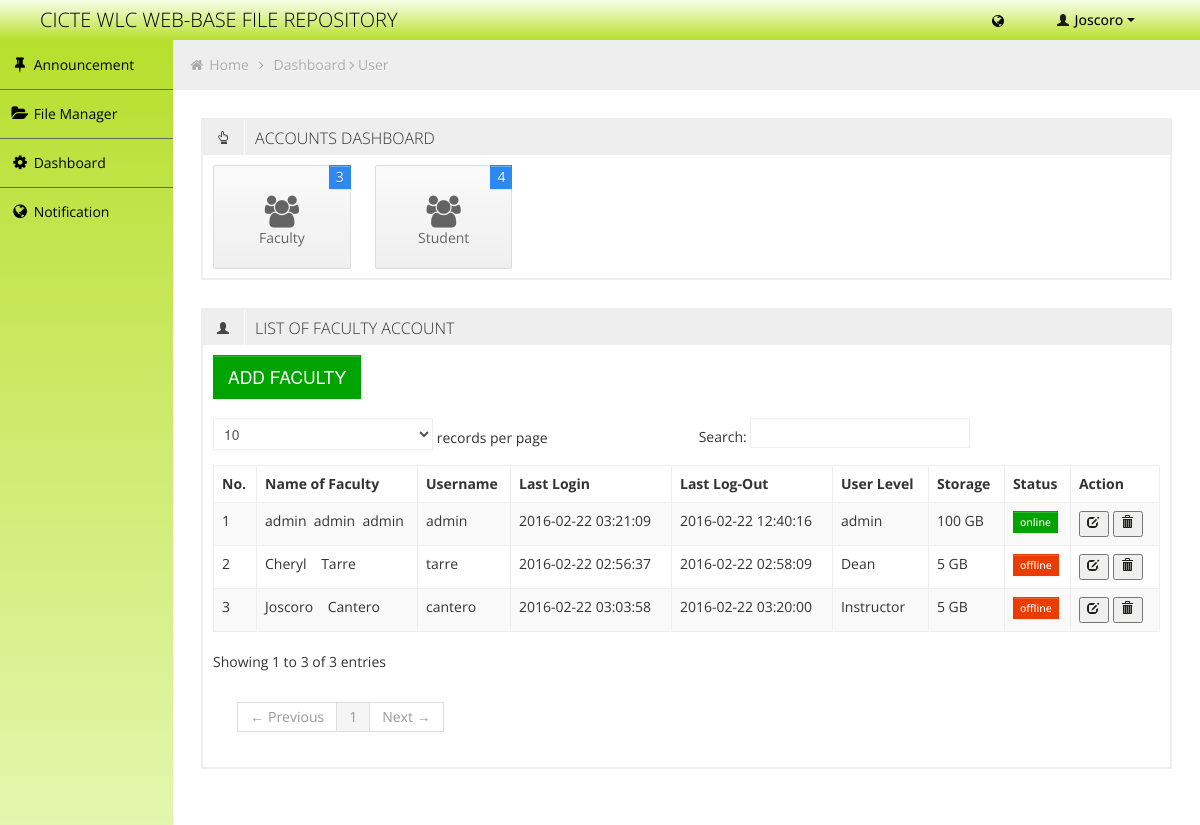
/user.php?faculty=true (signed in), run on the app's committed database.
### tables this page shows
CREATE TABLE `fr_staff` (
  `id` int(11) NOT NULL auto_increment,
  `user_id` int(11) NOT NULL,
  `FirstN` varchar(50) NOT NULL,
  `LastN` varchar(50) NOT NULL,
  `midN` varchar(50) NOT NULL,
  `size_limit` int(11) NOT NULL,
  PRIMARY KEY  (`id`)
);

CREATE TABLE `fr_path` (
  `id` int(11) NOT NULL auto_increment,
  `url` varchar(30000) NOT NULL,
  `user_id` int(11) NOT NULL,
  PRIMARY KEY  (`id`)
);

CREATE TABLE `fr_user` (
  `id` int(11) NOT NULL auto_increment,
  `username` varchar(50) NOT NULL,
  `password` varchar(50) NOT NULL,
  `UserLvl` int(11) NOT NULL,
  `status` enum('online','pending','offline') NOT NULL default 'pending',
  `last_login_date` datetime NOT NULL,
  `last_logout_date` datetime NOT NULL,
  `activate` int(11) NOT NULL default '1',
  PRIMARY KEY  (`id`)
);

CREATE TABLE `position` (
  `ID` int(11) NOT NULL auto_increment,
  `Position` varchar(50) NOT NULL,
  `UserLvl` int(11) NOT NULL,
  PRIMARY KEY  (`ID`)
);

### user.php (the view, shortened to what this page needs)
<!DOCTYPE html>
<html lang="en">
<head>
	<link id="bootstrap-style" href="css/bootstrap.min.css" rel="stylesheet">
	<link href="css/bootstrap-responsive.min.css" rel="stylesheet">
	<link id="base-style" href="css/style.css" rel="stylesheet">
	<link id="base-style-responsive" href="css/style-responsive.css" rel="stylesheet">
</head>
<body>
	<?php include('php/header.php'); ?>
	<div class="container-fluid-full">
		<div class="row-fluid">
			<?php include('php/menu.php'); ?>
			<div id="content" class="span10">
				<ul class="breadcrumb">
					<li>
						<i class="icon-home"></i>
						<a href="index.php">Home</a>
						<i class="icon-angle-right"></i>
					</li>
					<li><a href="dashboard.php">Dashboard</a></li>
					<i class="icon-angle-right"></i>
					<li><a href="">User</a></li>
				</ul>
				<div class="row-fluid">
					<div class="box defualt span12">
						<div class="box-header">
							<h2><i class="halflings-icon hand-top"></i><span class="break"></span>ACCOUNTS DASHBOARD</h2>
						</div>
						<div class="box-content">
							<a href="user.php?faculty=true" class="quick-button span2">
								<i class="icon-group"></i>
								<p>Faculty</p>
								<?php
									$result = mysql_query("SELECT * FROM fr_staff");
								?>
								<span class="notification blue"><?php echo mysql_num_rows($result); ?></span>
							</a>
							<a href="user.php?student=true" class="quick-button span2">
								<i class="icon-group"></i>
								<p>Student</p>
								<?php
									$result = mysql_query("SELECT * FROM fr_stud");
								?>
								<span class="notification blue"><?php echo mysql_num_rows($result); ?></span>
							</a>
							<div class="clearfix"></div>
						</div>
					</div>
				</div>
				<div class="row-fluid sortable">
				<div class="box span12">
					<?php
						if(isset($_GET['faculty']))
						{
					?>
							<div class="box-header" data-original-title>
						<h2><i class="halflings-icon user"></i><span class="break"></span>LIST OF FACULTY ACCOUNT</h2>
					</div>
					<div class="box-content buttons">
						<a href="user.php?user=faculty"> <button class="btn btn-large btn-success">ADD FACULTY</button> </a>
					</div>
					<div class="box-content">
						<table class="table table-striped table-bordered bootstrap-datatable datatable">
						  <thead>
							  <tr>
							  	  <th>No.</th>
								  <th>Name of Faculty</th>
								  <th>Username</th>
								  <th>Last Login</th>
								  <th>Last Log-Out</th>
								  <th>User Level</th>
								  <th>Storage</th>
								  <th>Status</th>
								  <th>Action</th>
							  </tr>
						  </thead>
						  <tbody>
						  	<?php
						  			if($_SESSION['Ulvl'] >= 3)
									{
										$result = mysql_query("SELECT fr_user.*,position.Position,fr_staff.FirstN,fr_staff.LastN,fr_staff.midN,fr_staff.size_limit FROM fr_user,position,fr_staff WHERE fr_user.UserLvl > 1 AND fr_user.UserLvl = position.UserLvl AND fr_user.id = fr_staff.user_id ") or die ("Admin :". mysql_error());
									}
								 	if(mysql_num_rows($result) > 0)
								 	{
								 		while ($row = mysql_fetch_array($result))
								 		{
								 		$Count++;
								 ?>
								 		<tr>
											<td><?php echo $Count; ?></td>
											<td><?php echo $row['FirstN'].' &nbsp'.$row['midN'].' &nbsp'.$row['LastN'] ; ?></td>
											<td><?php echo $row['username']; ?></td>
											<td><?php echo $row['last_login_date']; ?></td>
											<td><?php echo $row['last_logout_date']; ?></td>
											<td><?php echo $row['Position']; ?></td>
											<td><?php echo $row['size_limit']; ?> GB</td>
											<td><?php echo $row['status'] == 'online' ? '<span class="btn btn-mini btn-success">'. $row['status'] .'</span>' : '<span class="btn btn-mini btn-danger">'.$row['status'].'</span>' ; ?> </td>
											<td><a href="user.php?user=edit_faculty&&id=<?php echo $row['id']; ?>"><button><i class="halflings-icon edit"></i></button></a> <a onclick="return confirm('Are you sure you want to delete?');" href="php/delete.php?delete=edit_faculty&&id=<?php echo $row['id']; ?>"><button><i class="halflings-icon trash"></i></button></a></td>
										</tr>
								<?php
										}
								?>
								<?php
									}
									else
									{
										echo "<tr > <td colspan='9'> File Records  Empty! </td></tr>";
									}
								?>
						  </tbody>
					  </table>
					</div>
					<?php
						}
					?>
				</div>
			</div>
			</div>
		</div>
	</div>
</body>
</html>

### php/header.php (shortened to what this page needs)
<?php
		if($_SESSION['UserLvl'] == 1)
		{
			$result1 = mysql_query("SELECT * FROM fr_stud WHERE user_id = '".$_SESSION['user_id']."'");
			$row1 = mysql_fetch_array($result1);
			$name = $row1['FName'];
			$lname = $row1['LName'];
		}
		else  if($_SESSION['UserLvl'] >= 3)
		{
			$result1 = mysql_query("SELECT * FROM fr_staff WHERE user_id = '".$_SESSION['user_id']."'");
			$row1 = mysql_fetch_array($result1);
			$name = $row1['FirstN'];
		}
?>
<div class="navbar">
	<div class="navbar-inner">
		<div class="container-fluid">
			<a class="brand" href=""><span>CICTE WLC WEB-BASE FILE REPOSITORY</span></a>
			<div class="nav-no-collapse header-nav">
				<ul class="nav pull-right">
					<li class="dropdown hidden-phone">
								<a class="btn dropdown-toggle" data-toggle="dropdown" href="#">
										<i class="icon-globe"></i>
								</a>
					</li>
					<li class="dropdown">
						<a class="btn dropdown-toggle" data-toggle="dropdown" href="#">
							<i class="halflings-icon white user"></i> <?php echo $name; ?>
							<span class="caret"></span>
						</a>
					</li>
				</ul>
			</div>
		</div>
	</div>
</div>

### php/menu.php
<div id="sidebar-left" class="span2">
	<div class="nav-collapse sidebar-nav">
		<ul class="nav nav-tabs nav-stacked main-menu">
			<li><a href="newsfeed.php"><i class="icon-pushpin"></i><span class="hidden-tablet"> Announcement </span></a></li>
			<?php
				$result = mysql_query("SELECT * FROM  fr_path WHERE user_id = '".$_SESSION['user_id']."'") or die('Error share: '. mysql_error());
			 	if(mysql_num_rows($result) > 0)
			 	{
			 		while ($row = mysql_fetch_array($result))
			 		{
			?>
						<li><a href="index.php?id=<?php echo $row['id']; ?>"><i class="icon-folder-open"></i><span class="hidden-tablet"> File Manager </span></a></li>
			<?php
			 		}
			 	}
			?>
			<?php
				if($_SESSION['UserLvl'] == '1')
				{
			?>
					<li><a href="enroll_subject.php?subject=enroll"><i class="icon-book"></i><span class="hidden-tablet"> Enroll subject </span></a></li>
					<li><a href="enroll_subject.php?subject=subject"><i class="icon-book"></i><span class="hidden-tablet"> My subject </span></a></li>
					<li><a href="messages.php"><i class="icon-globe"></i><span class="hidden-tablet"> Notification</span>
					</a></li>
			<?php
				}
				else
				{
			?>
					<li><a href="dashboard.php"><i class="icon-cog"></i><span class="hidden-tablet"> Dashboard </span></a></li>
					<li><a href="messages.php"><i class="icon-globe"></i><span class="hidden-tablet"> Notification</span>
					</a></li>
			<?php
				}
			?>
		</ul>
	</div>
</div>

### css/style-responsive.css (style rules this page uses)
@media (min-width: 1200px) { .container-fluid-full { overflow: hidden; position: relative; height: 100%; } }
@media (min-width: 1200px) { #content { width: 85.578%; padding: 28px; margin: 0px 0px; margin-left: 14.422% !important; } }
@media (min-width: 1200px) { #sidebar-left { background: rgb(248,255,232); background: -moz-linear-gradient(bottom, rgba(248,255,232,1) 0%, rgba(227,245,171,1) 33%, rgba(183,223,45,1) 100%); background: -webkit-gradient(linear, left bottom, left top, color-stop(0%,rgba(248,255,232,1)), color-stop(33%,rgba(227,245,171,1)), color-stop(100%,rgba(183,223,45,1))); background: -webkit-linear-gradient(bottom, rgba(248,255,232,1) 0%,rgba(227,245,171,1) 33%,rgba(183,223,45,1) 100%); background: -o-linear-gradient(bottom, rgba(248,255,232,1) 0%,rgba(227,245,171,1) 33%,rgba(183,223,45,1) 100%); background: -ms-linear-gradient(bottom, rgba(248,255,232,1) 0%,rgba(227,245,171,1) 33%,rgba(183,223,45,1) 100%); background: linear-gradient(to top, rgba(248,255,232,1) 0%,rgba(227,245,171,1) 33%,rgba(183,223,45,1) 100%); filter: progid:DXImageTransform.Microsoft.gradient( startColorstr='#f8ffe8', endColorstr='#b7df2d',GradientType=0 ); margin-left: 0px !important; position: absolute; height: 100%; } }
@media (min-width: 1200px) { .sidebar-nav > ul { margin: 0px; } }

### css/halflings.css (style rules this page uses)
html, html .halflings { -webkit-font-smoothing: antialiased !important; }
.halflings-icon { display: inline-block; width: 14px; height: 14px; line-height: 14px; vertical-align: text-top; background-image: url(../img/glyphicons_halflings.svg); background-position: 0 0; background-repeat: no-repeat; vertical-align: top; *display: inline; *zoom: 1; *margin-right: .3em; }
.halflings-icon.user { background-position: -168px 0; }
.halflings-icon.trash { background-position: -456px 0; }
.halflings-icon.edit { background-position: -96px -72px; }
.halflings-icon.hand-top { background-position: -192px -144px; }

### data on the page
fr_staff: FirstN "Joscoro"
fr_user: fr_staff.FirstN "admin", fr_staff.midN "admin", fr_staff.LastN "admin", username "admin", last_login_date "2016-02-22 03:21:09", last_logout_date "2016-02-22 12:40:16", position.Position "admin", fr_staff.size_limit "100", status "online"
fr_user: fr_staff.FirstN "Cheryl", fr_staff.LastN "Tarre", username "tarre", last_login_date "2016-02-22 02:56:37", last_logout_date "2016-02-22 02:58:09", position.Position "Dean", fr_staff.size_limit "5", status "offline"
fr_user: fr_staff.FirstN "Joscoro", fr_staff.LastN "Cantero", username "cantero", last_login_date "2016-02-22 03:03:58", last_logout_date "2016-02-22 03:20:00", position.Position "Instructor", fr_staff.size_limit "5", status "offline"

### other printed values
mysql_num_rows($result) "3"
mysql_num_rows($result) "4"
